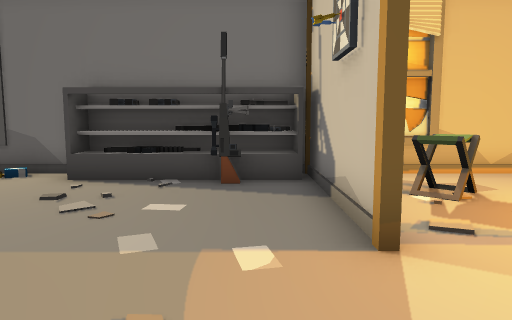
View 1 (above)

15 first-person views from a walk through a scene from a Unity 3-D project. The camera is 1.2 m above the floor, tilts 6° down and sees 70° across. The floor is counted in squares, 1 m on a side. Each view is taken from the middle of a square. On the plan, view 1 faces up. The plan holds only what a view shows up to about 15 squares ahead; the rest is blank. Door leaves are left out, so doorways stand open.

View 2
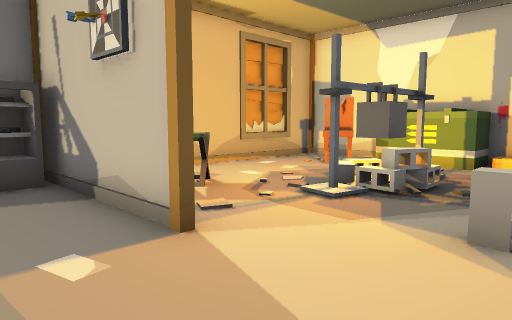

View 3
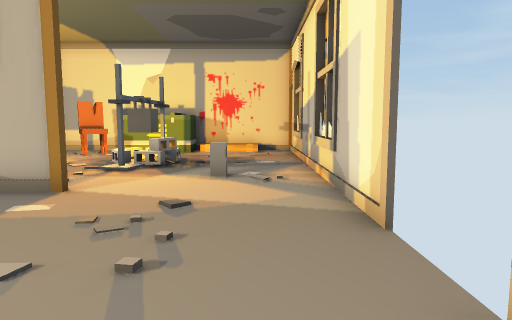

View 4
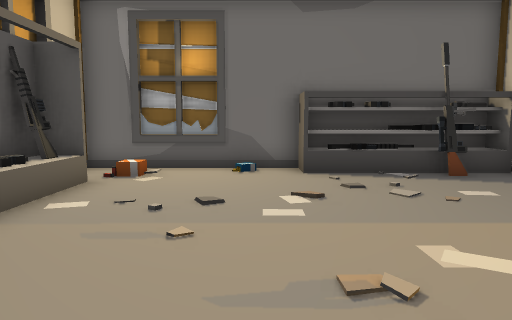

View 5
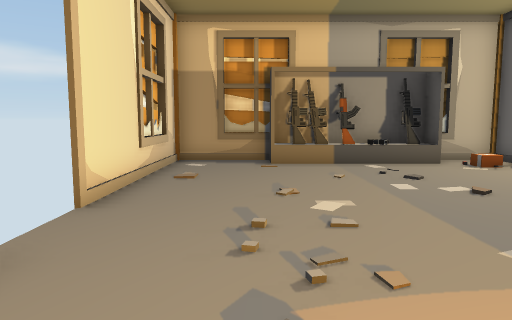

View 6
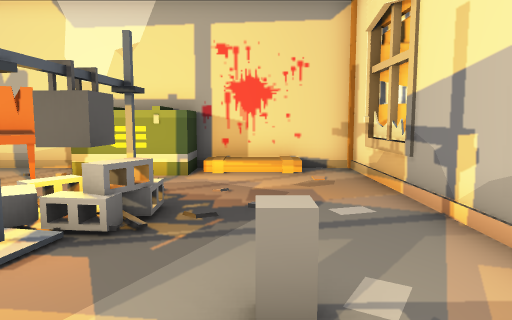

View 7
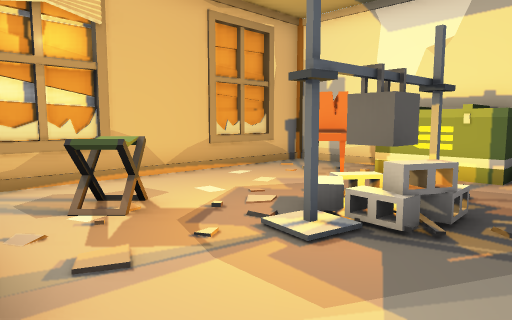

View 8
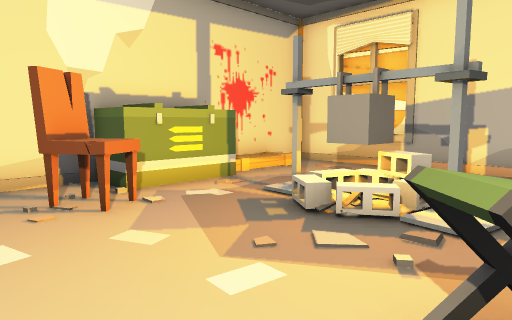

View 9
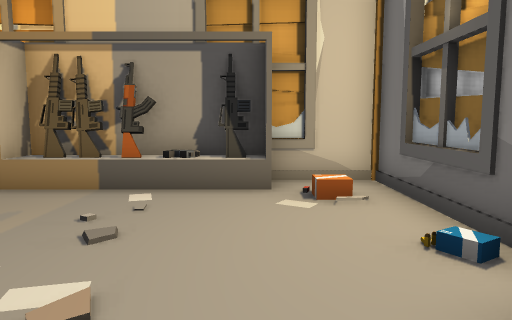

View 10
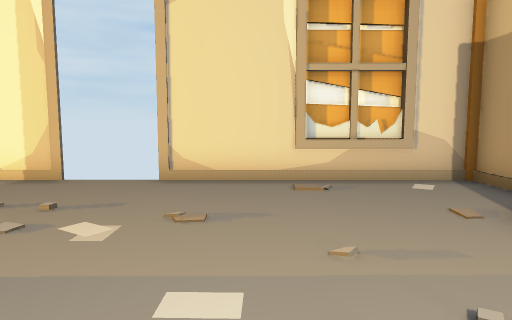

View 11
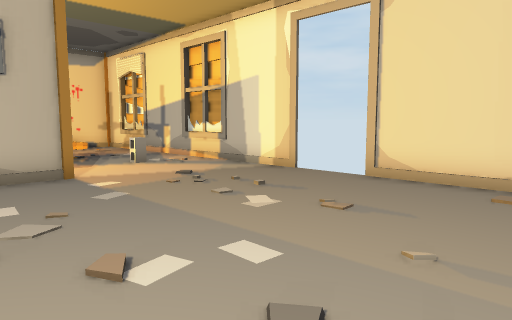

View 12
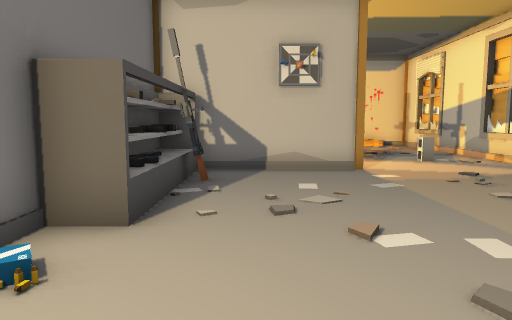

View 13
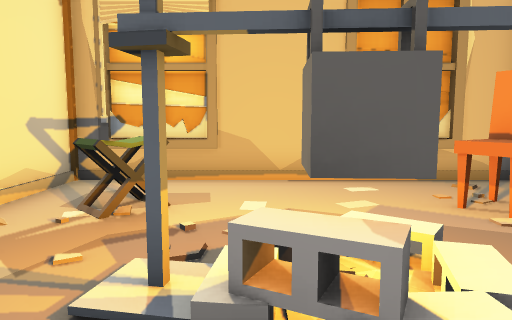

View 14
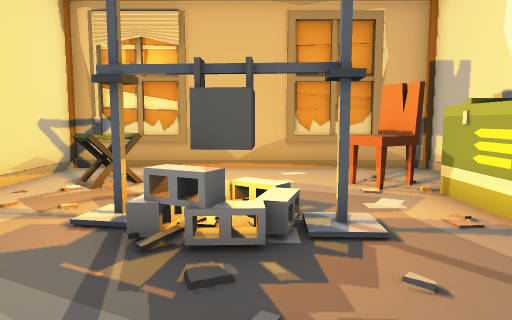

View 15
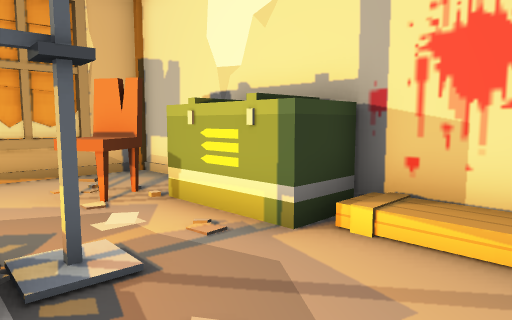

### Floor plan
Points are (right, up) in squares from view 1. A wall is a line through its corners. A room is listed if a view was taken in it or the views show most of it. See-through windows are left out.
Room 1 (views 1, 2, 3, 4, 5, 6, 7, 8, 9, 10, 11, 12, 13, 14, 15)
walls: (1.2, 3.2) (1.2, 8.5) (1.2, 5.6); (2.2, -1.7) (3, -1.7); (-1.1, -1.5) (10.5, -1.5) (10.5, 8.5) (1.2, 8.5); (3.2, -1.7) (4.2, -1.7); (4.1, 8.7) (2, 8.7); (4.1, 8.8) (2, 8.8) (2, 8.2); (-3.8, 8.5) (-9.5, 8.5) (-9.5, 6.2); (7, -1.7) (9.1, -1.7); (-6, 8.7) (-8, 8.7); (-6, 8.8) (-8.2, 8.8); (-7, -1.7) (-6, -1.7); (9.1, 8.7) (7, 8.7); (-8.1, -1.7) (-7.1, -1.7); (-9.5, 1.5) (-9.5, -1.5) (-3, -1.5); (-9.7, 1.5) (-9.7, 0); (-9.8, 1.5) (-9.8, 0); (-9.7, 7.1) (-9.7, 6.2)
ways out: open door at (-2, -1.5)
objects: other object (-9, 2) to (-9, 5); ammo (-8, 7); ammo (-5, 8); other object (-4, 7) to (0, 8); other object (3, 1); other object (3, 6) to (4, 7); other object (4, 3) to (7, 4); chair (8, 6) to (9, 6); crate (9, 3) to (10, 5)

Where each view was taken, in squares from view 1:
view 1: 0 up, 0 right, facing up
view 2: 0 up, 1 left, facing up-right
view 3: 0 up, 5 left, facing right
view 4: 1 down, 5 left, facing up
view 5: 1 up, 2 right, facing left
view 6: 1 up, 1 right, facing right
view 7: 1 up, 1 right, facing up-right
view 8: 8 up, 3 right, facing down-right
view 9: 6 up, 2 left, facing left
view 10: 6 up, 5 left, facing down
view 11: 6 up, 7 left, facing down-right
view 12: 6 up, 8 left, facing right
view 13: 1 up, 5 right, facing up
view 14: 1 down, 6 right, facing up
view 15: 0 up, 6 right, facing up-right
